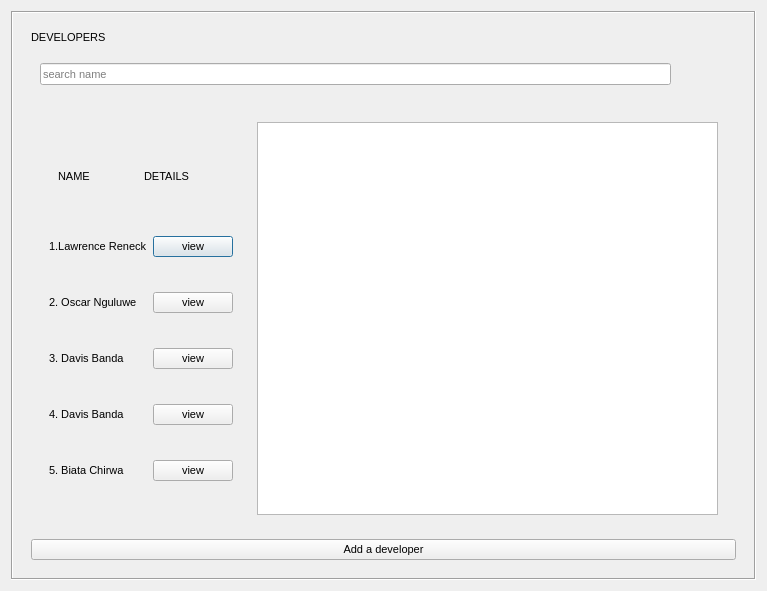
<?xml version="1.0" encoding="UTF-8"?>
<ui version="4.0">
 <class>Dialog</class>
 <widget class="QDialog" name="Dialog">
  <property name="geometry">
   <rect>
    <x>0</x>
    <y>0</y>
    <width>767</width>
    <height>591</height>
   </rect>
  </property>
  <property name="windowTitle">
   <string>Dialog</string>
  </property>
  <layout class="QHBoxLayout" name="horizontalLayout">
   <item>
    <widget class="QFrame" name="frame">
     <property name="font">
      <font>
       <family>MS Sans Serif</family>
       <pointsize>8</pointsize>
       <weight>50</weight>
       <italic>false</italic>
       <bold>false</bold>
      </font>
     </property>
     <property name="autoFillBackground">
      <bool>false</bool>
     </property>
     <property name="styleSheet">
      <string notr="true">font: 8pt &quot;MS Sans Serif&quot;;</string>
     </property>
     <property name="frameShape">
      <enum>QFrame::Box</enum>
     </property>
     <property name="frameShadow">
      <enum>QFrame::Sunken</enum>
     </property>
     <layout class="QVBoxLayout" name="verticalLayout">
      <item>
       <widget class="QWidget" name="widget" native="true">
        <layout class="QVBoxLayout" name="verticalLayout_2">
         <item>
          <widget class="QLabel" name="label">
           <property name="font">
            <font>
             <family>MS Sans Serif</family>
             <pointsize>8</pointsize>
             <weight>50</weight>
             <italic>false</italic>
             <bold>false</bold>
            </font>
           </property>
           <property name="text">
            <string>DEVELOPERS</string>
           </property>
          </widget>
         </item>
         <item>
          <widget class="QWidget" name="widget_6" native="true">
           <layout class="QHBoxLayout" name="horizontalLayout_4">
            <item>
             <widget class="QLineEdit" name="lineEdit">
              <property name="font">
               <font>
                <family>MS Sans Serif</family>
                <pointsize>8</pointsize>
                <weight>50</weight>
                <italic>false</italic>
                <bold>false</bold>
               </font>
              </property>
              <property name="text">
               <string/>
              </property>
              <property name="placeholderText">
               <string>search name</string>
              </property>
             </widget>
            </item>
            <item>
             <widget class="QLabel" name="label_2">
              <property name="minimumSize">
               <size>
                <width>50</width>
                <height>30</height>
               </size>
              </property>
              <property name="styleSheet">
               <string notr="true">image: url(:/newPrefix/search.png);</string>
              </property>
              <property name="text">
               <string/>
              </property>
             </widget>
            </item>
           </layout>
          </widget>
         </item>
         <item>
          <widget class="QWidget" name="widget_2" native="true">
           <layout class="QHBoxLayout" name="horizontalLayout_2">
            <item>
             <widget class="QWidget" name="widget_3" native="true">
              <layout class="QGridLayout" name="gridLayout">
               <item row="1" column="1">
                <widget class="QPushButton" name="pushButton">
                 <property name="text">
                  <string>view</string>
                 </property>
                </widget>
               </item>
               <item row="1" column="0">
                <widget class="QLabel" name="label_3">
                 <property name="text">
                  <string>1.Lawrence Reneck</string>
                 </property>
                </widget>
               </item>
               <item row="3" column="0">
                <widget class="QLabel" name="label_5">
                 <property name="text">
                  <string>3. Davis Banda</string>
                 </property>
                </widget>
               </item>
               <item row="2" column="0">
                <widget class="QLabel" name="label_4">
                 <property name="text">
                  <string>2. Oscar Nguluwe</string>
                 </property>
                </widget>
               </item>
               <item row="2" column="1">
                <widget class="QPushButton" name="pushButton_2">
                 <property name="text">
                  <string>view</string>
                 </property>
                </widget>
               </item>
               <item row="4" column="1">
                <widget class="QPushButton" name="pushButton_4">
                 <property name="text">
                  <string>view</string>
                 </property>
                </widget>
               </item>
               <item row="5" column="1">
                <widget class="QPushButton" name="pushButton_5">
                 <property name="text">
                  <string>view</string>
                 </property>
                </widget>
               </item>
               <item row="3" column="1">
                <widget class="QPushButton" name="pushButton_3">
                 <property name="text">
                  <string>view</string>
                 </property>
                </widget>
               </item>
               <item row="5" column="0">
                <widget class="QLabel" name="label_7">
                 <property name="text">
                  <string>5. Biata Chirwa</string>
                 </property>
                </widget>
               </item>
               <item row="4" column="0">
                <widget class="QLabel" name="label_6">
                 <property name="text">
                  <string>4. Davis Banda</string>
                 </property>
                </widget>
               </item>
               <item row="0" column="0" colspan="2">
                <widget class="QWidget" name="widget_5" native="true">
                 <property name="maximumSize">
                  <size>
                   <width>16777215</width>
                   <height>50</height>
                  </size>
                 </property>
                 <layout class="QHBoxLayout" name="horizontalLayout_3">
                  <item>
                   <widget class="QLabel" name="label_8">
                    <property name="text">
                     <string>NAME</string>
                    </property>
                   </widget>
                  </item>
                  <item>
                   <widget class="QLabel" name="label_9">
                    <property name="text">
                     <string>DETAILS</string>
                    </property>
                   </widget>
                  </item>
                 </layout>
                </widget>
               </item>
              </layout>
             </widget>
            </item>
            <item>
             <widget class="QWidget" name="widget_4" native="true">
              <property name="maximumSize">
               <size>
                <width>500</width>
                <height>16777215</height>
               </size>
              </property>
              <layout class="QGridLayout" name="gridLayout_2">
               <item row="0" column="0">
                <widget class="QTextEdit" name="textEdit">
                 <property name="maximumSize">
                  <size>
                   <width>500</width>
                   <height>16777215</height>
                  </size>
                 </property>
                </widget>
               </item>
              </layout>
             </widget>
            </item>
           </layout>
          </widget>
         </item>
         <item>
          <widget class="QPushButton" name="pushButton_6">
           <property name="text">
            <string>Add a developer</string>
           </property>
          </widget>
         </item>
        </layout>
       </widget>
      </item>
     </layout>
    </widget>
   </item>
  </layout>
 </widget>
 <resources>
  <include location="../pictures/yo.qrc"/>
 </resources>
 <connections/>
</ui>
